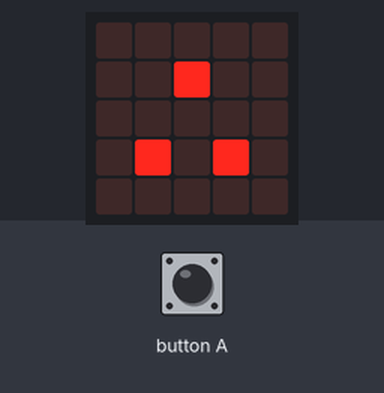
This program was run on a simulated BBC micro:bit (MakeCode). Parts: the board's 5×5 LED display. The test bench sets the inputs (shaded band).

Above: at 1.2 s.
1.3 s: button A pressed for 0.15 s
At 3.0 s:
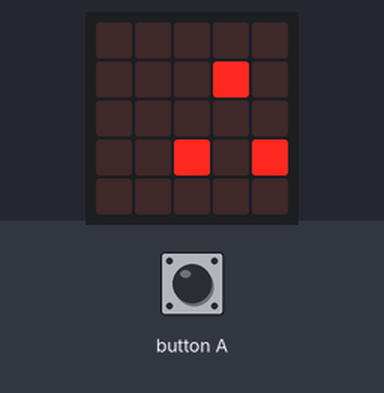
3.4 s: button A pressed for 0.15 s
At 4.4 s:
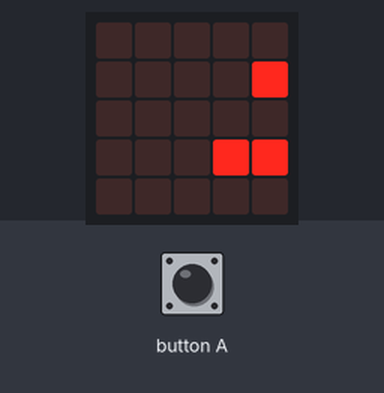
5.5 s: button A pressed for 0.15 s
At 6.5 s:
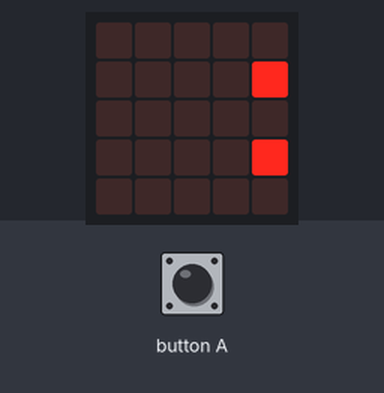
Timing chart, 0 to 8.5 s (numbered marks = the images above; inputs shaded):
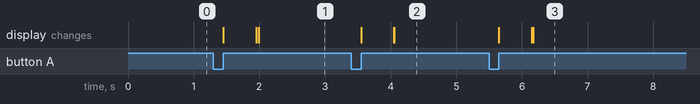

Measured:
- after the input at 1.3 s, the display: changes after 0.15 s (image 1)
- after the input at 3.4 s, the display: changes after 0.15 s (image 2)
- after the input at 5.5 s, the display: changes after 0.15 s (image 3)

The program:

main.ts
```typescript
input.onButtonPressed(Button.A, function () {
    a.move(1)
    b.move(1)
    c.move(1)
    basic.pause(500)
    basic.clearScreen()
})
let c: game.LedSprite = null
let b: game.LedSprite = null
let a: game.LedSprite = null
a = game.createSprite(1, 3)
b = game.createSprite(2, 1)
c = game.createSprite(3, 3)
basic.forever(function () {

})
```

test.ts
```typescript
// aquí va el archivo "tests"; esto no se compilará cuando este paquete se utilice como una extensión.
```
